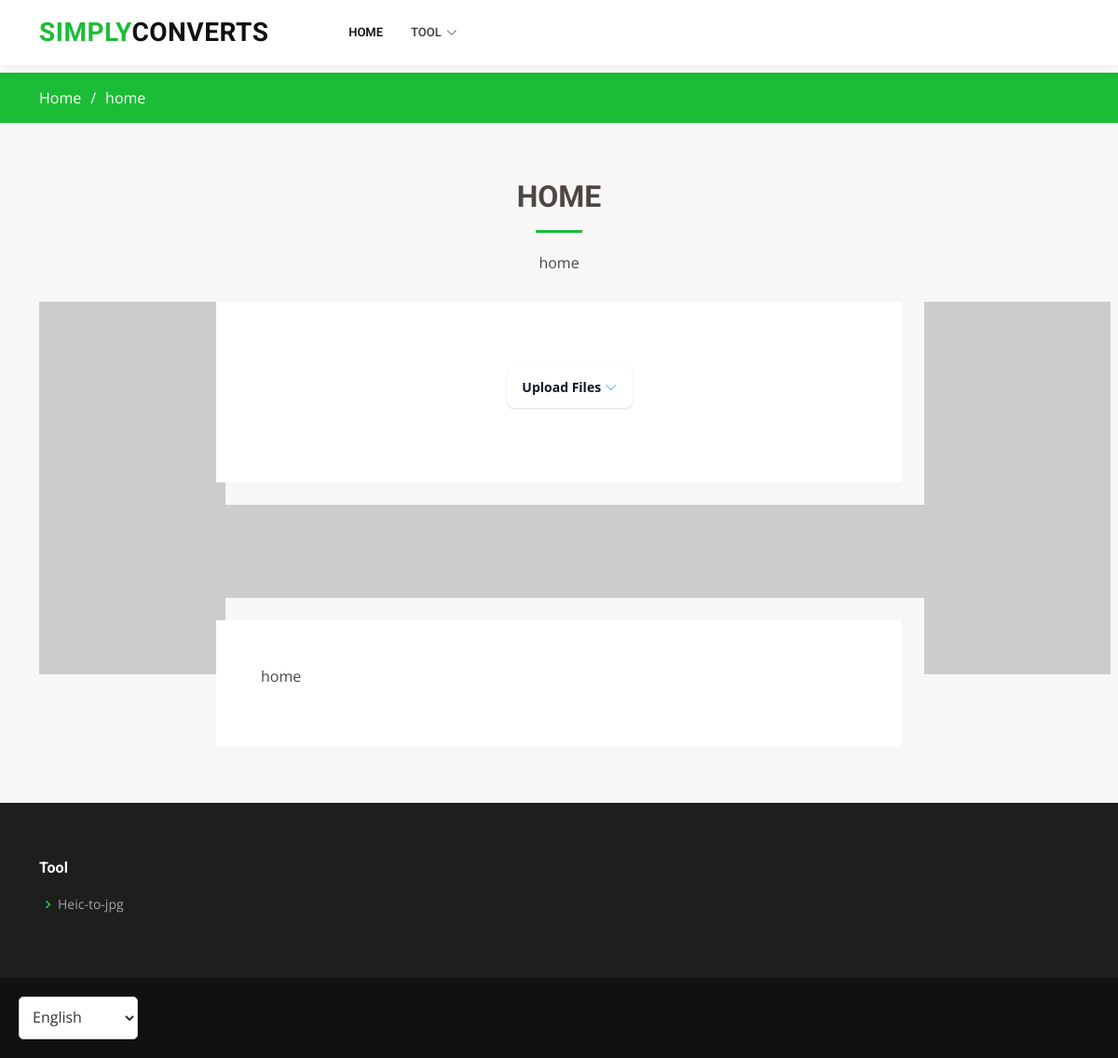
The page /en/ on the database its author committed.
### common/models.py (models this page shows, shortened)
class TranslationHeader(models.Model):
    header = models.ForeignKey(Header, on_delete=models.CASCADE, null=True)
    title = models.CharField(max_length=100)
    url = models.ForeignKey('Url', on_delete=models.SET_NULL, null=True, blank=True)
    lng = models.CharField(max_length=10, choices=settings.LANGUAGES, null=True)
    def is_subheader(self):
        check = SubHeader.objects.filter(translation_header_id=self.id).exists()
        return check
    def get_subheader(self):
        check = SubHeader.objects.filter(translation_header_id=self.id)
        return check

class TranslationFooter(models.Model):
    footer = models.ForeignKey(Footer, on_delete=models.CASCADE, null=True)
    title = models.CharField(max_length=100)
    lng = models.CharField(max_length=10, choices=settings.LANGUAGES, null=True)
    def is_subfooter(self):
        check = SubFooter.objects.filter(translation_footer_id=self.id).exists()
        return check
    def get_subfooter(self):
        check = SubFooter.objects.filter(translation_footer_id=self.id)
        return check

class SubFooter(models.Model):
    translation_footer = models.ForeignKey(TranslationFooter, on_delete=models.CASCADE, null=True)
    title = models.CharField(max_length=100, null=True)
    url = models.ForeignKey('Url', on_delete=models.SET_NULL, null=True)

### tool/models.py (models this page shows, shortened)
class ToolPageTranslation(models.Model):
    tool_page = models.ForeignKey('ToolPage', related_name='translations', on_delete=models.CASCADE, null=True)
    language = models.CharField(max_length=10, choices=settings.LANGUAGES, null=True)
    short_desc = models.TextField(max_length=100, null=True)
    title = models.CharField(max_length=500, null=True)
    description = HTMLField()
    url=models.ForeignKey('common.Url', on_delete=models.SET_NULL, null=True)
    meta_title = models.CharField(max_length=255, null=True, blank=True)
    meta_description = models.CharField(max_length=255, null=True, blank=True)
    meta_keywords = models.CharField(max_length=255, null=True, blank=True)
    og_title = models.CharField(max_length=255, null=True, blank=True)
    og_description = models.CharField(max_length=255, null=True, blank=True)
    og_image = models.URLField(null=True, blank=True)
    og_url = models.URLField(null=True, blank=True)
    og_type = models.CharField(max_length=50, null=True, blank=True, default='website')
    twitter_card = models.CharField(max_length=50, null=True, blank=True, default='summary')
    twitter_title = models.CharField(max_length=255, null=True, blank=True)
    twitter_description = models.CharField(max_length=255, null=True, blank=True)
    twitter_image = models.URLField(null=True, blank=True)
    class Meta:
        unique_together = (('tool_page', 'language'),)

### home/views.py (the view)
# urls.py: path('', include('home.urls')),
def home(request, lng=None):
    tool_page = ToolPage.objects.get(tool='Home')
    if lng is None:
        lng = request.session.get('lng_code', 'en')
    else:
        request.session['lng_code'] = lng
    print('hello')
    context = {
        'page_data': get_object_or_404(ToolPageTranslation, tool_page_id=tool_page.id, language=lng)
    }
    return render(request, 'home.html', context)

### common/models.py (called while the page is built)
    def __str__(self) -> str:
        return self.url

### template/home.html (shortened to what this page needs)
{% extends 'base/base.html' %}
{% block content %}
{% include 'base/breadcrumb.html' with title=page_data.title %}
<section id="services" class="services section-bg">
    <div class="container" data-aos="fade-up">
        <div class="section-title" data-aos="fade-up">
            <h2>{{ page_data.title }}</h2>
            <p>{{ page_data.short_desc }}</p>
        </div>
        <div class="row">
            <div class="col-md-2">
                <img src="https://dummyimage.com/200x400/d5d5d5/000.png&text=Ads" />
            </div>
            <div class="col-md-8" data-aos="zoom-in" data-aos-delay="100" style="min-height:320px;">
                <div class="icon-box iconbox-blue">
                    <nav class="navbar flex-grow-1 ">
                        <button id="file-upload-button" class="margin-left-card file-upload-button dropdown justify-content-center align-items-center"
                            role="button"><span id="file-upload-button-text">Upload Files</span>
                            <i class="bi bi-chevron-down"></i></a>
                        </button>
                    </nav>
                </div>
                <img class="mt-4" src="https://dummyimage.com/850x100/d5d5d5/000.png&text=Ads" />
                <div class="iconbox-blue p-5 mt-4" style="background-color: #fff;">
                    {{ page_data.description | safe}}
                </div>
            </div>
            <div class="col-md-2">
                <img src="https://dummyimage.com/200x400/d5d5d5/000.png&text=Ads" />
            </div>
        </div>
    </div>
</section>
{% endblock %}

### template/base/base.html (shortened to what this page needs)
{% load static %}
<!DOCTYPE html>
<html lang="en">
<head>
  {% include 'base/css.html' %}
</head>
<body id="google_translate_element">
  {% include 'base/header.html' %}
  <main id="main">
    {% block content %}
    {% endblock %}
  </main>
  {% include 'base/footer.html' %}
</body>
</html>

### template/base/css.html (shortened to what this page needs)
{% load static %}
<link rel="stylesheet" href="https://cdnjs.cloudflare.com/ajax/libs/font-awesome/4.7.0/css/font-awesome.min.css">
<link
  href="{% static 'vendor/animate.css/animate.min.css' %}"
  rel="stylesheet"
/>
<link href="{% static 'vendor/aos/aos.css' %}" rel="stylesheet" />
<link
  href="{% static 'vendor/bootstrap/css/bootstrap.min.css' %}"
  rel="stylesheet"
/>
<link
  href="{% static 'vendor/bootstrap-icons/bootstrap-icons.css' %}"
  rel="stylesheet"
/>
<link
  href="{% static 'vendor/boxicons/css/boxicons.min.css' %}"
  rel="stylesheet"
/>
<link
  href="{% static 'vendor/glightbox/css/glightbox.min.css' %}"
  rel="stylesheet"
/>
<link href="{% static 'vendor/remixicon/remixicon.css' %}" rel="stylesheet" />
<link
  href="{% static 'vendor/swiper/swiper-bundle.min.css' %}"
  rel="stylesheet"
/>
<link href="{% static 'css/style.css' %}" rel="stylesheet" />

### template/base/header.html (shortened to what this page needs)
<header id="header" class="fixed-top">
  <div class="container d-flex align-items-center">
    <h2 class="logo me-auto" style="margin-right: 20px;"><a href="/"><span>Simply</span>Converts</a></h2>
    <nav id="navbar" class="navbar flex-grow-1" style="padding-left: 5%;">
      <ul>
<li><a href="/" class="">{{button.home}}</a></li>
          {% for header in headers %}
              {% if header.is_subheader %}
                  <li class="dropdown"><a ><span>{{ header.title}}</span> <i class="bi bi-chevron-down"></i></a>
                  </li>
              {% else %}
                  <li><a href="{{ header.url }}" class="">{{header.title}}</a></li>
              {% endif %}
          {% endfor %}
      </ul>
  </nav>
  </div>
</header>

### template/base/breadcrumb.html
<section id="breadcrumbs" class="breadcrumbs">
    <div class="container">
      <div class="d-flex justify-content-between align-items-center">
        <ol>
          <li><a href="{% url 'home' %}">{{button.home}}</a></li>
          <li>{{ title }}</li>
        </ol>
      </div>
    </div>
  </section>

### template/base/footer.html (shortened to what this page needs)
<footer id="footer">
    <div class="footer-top">
      <div class="container">
        <div class="row">
          {% for footer in footers %}
            {% if footer.is_subfooter %}
          <div class="col-lg-2 col-md-6 footer-links">
            <h4>{{ footer.title}}</h4>
            <ul>
              {% for subfooter in footer.get_subfooter %}
                <li><i class="bx bx-chevron-right"></i> <a href="/{{ subfooter.url}}">{{subfooter.title}}</a></li>
              {% endfor %}
            </ul>
          </div>
          {% else %}
                    <li><a class="">{{footer.title}}</a></li>
                {% endif %}
          {% endfor %}
        </div>
      </div>
    </div>
    <div class="language-select-container">
      <select id="language-select" onchange="changeLanguage(this)" class="language-select">
        {% for single_lng in languages_list %}
          <option value="{{ single_lng.code }}" {% if single_lng.code == selected_lng %}selected{% endif %}>
            {{ single_lng.name }}
          </option>
        {% endfor %}
      </select>
    </div>
  </footer>

### template/base/js.html (shortened to what this page needs)
{% load static %}

### static/css/style.css (style rules this page uses)
body { font-family: "Open Sans", sans-serif; color: #4d4643; }
a { color: #1bbd36; text-decoration: none; }
h1, h2, h3, h4, h5, h6 { font-family: "Roboto", sans-serif; }
#header { background: #fff; transition: all 0.5s; z-index: 997; padding: 15px 0; box-shadow: 0px 2px 15px rgba(0, 0, 0, 0.1); }
#header .logo { font-size: 28px; margin: 0; padding: 0; line-height: 1; font-weight: 700; letter-spacing: 0.5px; text-transform: uppercase; }
#header .logo a { color: #111; }
#header .logo a span { color: #1bbd36; }
.navbar { padding: 0; }
.navbar ul { margin: 0; padding: 0; display: flex; list-style: none; align-items: center; }
.navbar li { position: relative; }
.navbar a, .navbar a:focus { display: flex; align-items: center; justify-content: space-between; padding: 10px 0 10px 30px; font-family: "Roboto", sans-serif; font-size: 13px; font-weight: 600; color: #111; white-space: nowrap; text-transform: uppercase; transition: 0.3s; }
.navbar a i, .navbar a:focus i { font-size: 12px; line-height: 0; margin-left: 5px; }
section { padding: 60px 0; overflow: hidden; }
.section-bg { background-color: #f7f7f7; }
.section-title { text-align: center; padding-bottom: 30px; }
.section-title h2 { font-size: 32px; font-weight: bold; text-transform: uppercase; margin-bottom: 20px; padding-bottom: 20px; position: relative; }
.section-title h2::after { content: ""; position: absolute; display: block; width: 50px; height: 3px; background: #1bbd36; bottom: 0; left: calc(50% - 25px); }
.section-title p { margin-bottom: 0; }
.breadcrumbs { padding: 15px 0; background: #1bbd36; min-height: 40px; margin-top: 78px; }
.breadcrumbs ol { display: flex; flex-wrap: wrap; list-style: none; padding: 0; margin: 0; color: #fff; }
.breadcrumbs ol a { color: #fff; }
.breadcrumbs ol li+li { padding-left: 10px; }
.breadcrumbs ol li+li::before { display: inline-block; padding-right: 10px; color: #fff; content: "/"; }
.services .icon-box { text-align: center; padding: 70px 20px 80px 20px; transition: all ease-in-out 0.3s; background: #fff; }
.services .iconbox-blue i { color: #47aeff; }
#footer { color: #fff; font-size: 14px; background: #111; }
#footer .footer-top { padding: 60px 0 30px 0; background: #1e1e1e; }
#footer .footer-top h4 { font-size: 16px; font-weight: bold; color: #fff; position: relative; padding-bottom: 12px; }
#footer .footer-top .footer-links { margin-bottom: 30px; }
#footer .footer-top .footer-links ul { list-style: none; padding: 0; margin: 0; }
#footer .footer-top .footer-links ul i { padding-right: 2px; color: #1ed33c; font-size: 18px; line-height: 1; }
#footer .footer-top .footer-links ul li { padding: 10px 0; display: flex; align-items: center; }
#footer .footer-top .footer-links ul li:first-child { padding-top: 0; }
#footer .footer-top .footer-links ul a { color: rgba(255, 255, 255, 0.6); transition: 0.3s; display: inline-block; line-height: 1; }

### template/base/css.html (style rules this page uses)
.file-upload-button { background-color: #ffffff; border: 0; border-radius: 0.5rem; box-sizing: border-box; color: #111827; font-family: "Inter var", ui-sans-serif, system-ui, -apple-system, system-ui, "Segoe UI", Roboto, "Helvetica Neue", Arial, "Noto Sans", sans-serif, "Apple Color Emoji", "Segoe UI Emoji", "Segoe UI Symbol", "Noto Color Emoji"; font-size: 0.875rem; font-weight: 600; line-height: 1.25rem; padding: 0.75rem 1rem; text-align: center; text-decoration: none #d1d5db solid; text-decoration-thickness: auto; box-shadow: 0 1px 3px 0 rgba(0, 0, 0, 0.1), 0 1px 2px 0 rgba(0, 0, 0, 0.06); cursor: pointer; user-select: none; -webkit-user-select: none; touch-action: manipulation; }
.margin-left-card { margin-left: 42%; }

### template/base/footer.html (style rules this page uses)
.language-select { padding: 10px; border: 1px solid #ccc; border-radius: 5px; background-color: #fff; font-size: 16px; color: #333; }
.language-select-container { padding: 20px; }

### rows shown on the page
TranslationHeader: title "TOOL"
ToolPageTranslation: title "home", title "HOME", short_desc "home", description "home"
TranslationFooter: title "Tool"
SubFooter: title "Heic-to-jpg"

### other values the page prints
{{ button.home }} "HOME"
{{ button.home }} "Home"
form field value "English"
